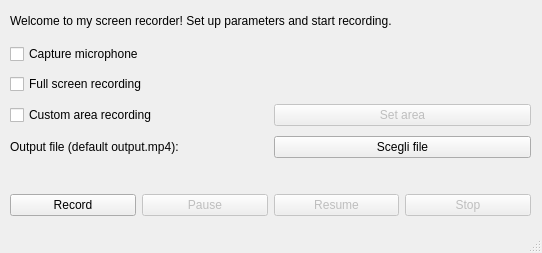
<?xml version="1.0" encoding="UTF-8"?>
<ui version="4.0">
 <class>MainWindow</class>
 <widget class="QMainWindow" name="MainWindow">
  <property name="geometry">
   <rect>
    <x>0</x>
    <y>0</y>
    <width>542</width>
    <height>253</height>
   </rect>
  </property>
  <property name="windowTitle">
   <string>My Screen Recorder</string>
  </property>
  <widget class="QWidget" name="centralwidget">
   <widget class="QLabel" name="label">
    <property name="geometry">
     <rect>
      <x>10</x>
      <y>10</y>
      <width>521</width>
      <height>21</height>
     </rect>
    </property>
    <property name="text">
     <string>Welcome to my screen recorder! Set up parameters and start recording.</string>
    </property>
   </widget>
   <widget class="QLabel" name="label_2">
    <property name="geometry">
     <rect>
      <x>10</x>
      <y>30</y>
      <width>191</width>
      <height>31</height>
     </rect>
    </property>
    <property name="text">
     <string/>
    </property>
   </widget>
   <widget class="QWidget" name="verticalLayoutWidget">
    <property name="geometry">
     <rect>
      <x>10</x>
      <y>40</y>
      <width>521</width>
      <height>124</height>
     </rect>
    </property>
    <layout class="QVBoxLayout" name="verticalLayout">
     <item>
      <widget class="QCheckBox" name="checkBox">
       <property name="text">
        <string>Capture microphone</string>
       </property>
      </widget>
     </item>
     <item>
      <widget class="QCheckBox" name="checkBox_2">
       <property name="text">
        <string>Full screen recording</string>
       </property>
      </widget>
     </item>
     <item>
      <layout class="QHBoxLayout" name="horizontalLayout_2">
       <item>
        <widget class="QCheckBox" name="checkBox_3">
         <property name="text">
          <string>Custom area recording</string>
         </property>
        </widget>
       </item>
       <item>
        <widget class="QPushButton" name="pushButton">
         <property name="enabled">
          <bool>false</bool>
         </property>
         <property name="text">
          <string>Set area</string>
         </property>
        </widget>
       </item>
      </layout>
     </item>
     <item>
      <layout class="QHBoxLayout" name="horizontalLayout">
       <item>
        <widget class="QLabel" name="label_3">
         <property name="text">
          <string>Output file (default output.mp4):</string>
         </property>
        </widget>
       </item>
       <item>
        <widget class="QPushButton" name="pushButton_6">
         <property name="text">
          <string>Scegli file</string>
         </property>
        </widget>
       </item>
      </layout>
     </item>
    </layout>
   </widget>
   <widget class="QWidget" name="horizontalLayoutWidget">
    <property name="geometry">
     <rect>
      <x>10</x>
      <y>190</y>
      <width>521</width>
      <height>31</height>
     </rect>
    </property>
    <layout class="QHBoxLayout" name="horizontalLayout_3">
     <item>
      <widget class="QPushButton" name="pushButton_2">
       <property name="text">
        <string>Record</string>
       </property>
      </widget>
     </item>
     <item>
      <widget class="QPushButton" name="pushButton_3">
       <property name="enabled">
        <bool>false</bool>
       </property>
       <property name="text">
        <string>Pause</string>
       </property>
      </widget>
     </item>
     <item>
      <widget class="QPushButton" name="pushButton_4">
       <property name="enabled">
        <bool>false</bool>
       </property>
       <property name="text">
        <string>Resume</string>
       </property>
      </widget>
     </item>
     <item>
      <widget class="QPushButton" name="pushButton_5">
       <property name="enabled">
        <bool>false</bool>
       </property>
       <property name="text">
        <string>Stop</string>
       </property>
      </widget>
     </item>
    </layout>
   </widget>
  </widget>
  <widget class="QMenuBar" name="menubar">
   <property name="geometry">
    <rect>
     <x>0</x>
     <y>0</y>
     <width>542</width>
     <height>22</height>
    </rect>
   </property>
  </widget>
  <widget class="QStatusBar" name="statusbar"/>
 </widget>
 <resources/>
 <connections/>
</ui>
